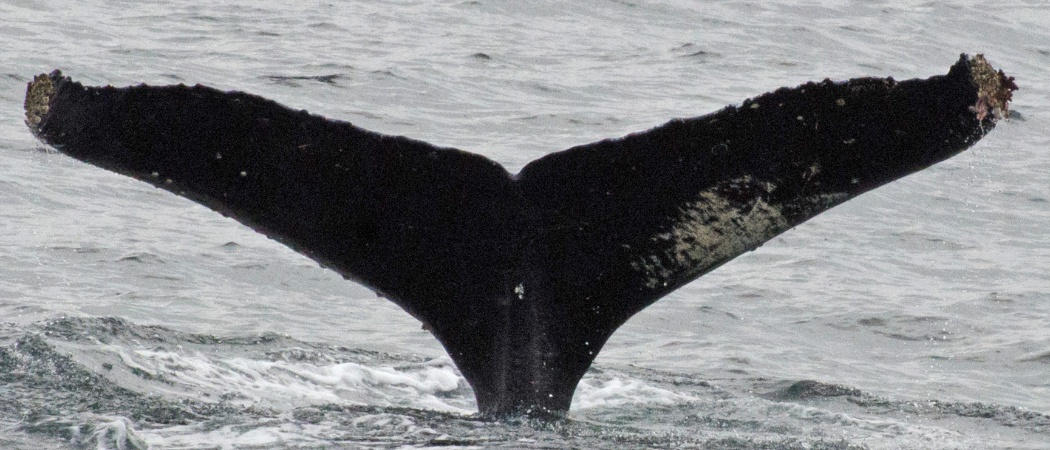
#> input picture HW4/images/whale_tail/test_image_00.jpg, 1050 x 450 px, found by its file name
$ python 1_1.py
#> lines starting #> are read from the running program, lines starting #| are printed output that depends on the picture; after the words box and inside, x2 and y2 are one past the last pixel; in counts of white or black regions, pixels touching at a corner belong together; long printed decimals are rounded
import cv2
import matplotlib.pyplot as plt
import numpy as np
import skimage

def connect_start_and_end(contours):
    min_range = 999999
    cords = []
    for i in contours[0]:
        for j in contours[1]:
            if min_range>np.sqrt(np.square(i[0][0]-j[0][0])+np.square(i[0][1]-j[0][1])):
                min_range = np.sqrt(np.square(i[0][0]-j[0][0])+np.square(i[0][1]-j[0][1]))
                cords = [i[0], j[0]]
    return cords

image1 = cv2.imread(f'./HW4/images/whale_tail/test_image_00.jpg')
#> image1 is the input picture: shape (450, 1050, 3); mean B, G, R 136.4, 133.8, 132.3

gray_img = cv2.cvtColor(image1, cv2.COLOR_BGR2GRAY)
gray_img = cv2.GaussianBlur(gray_img, ksize=(7, 7), sigmaX=2, sigmaY=2)
cv2.line(gray_img, (995, 107), (1007, 107), (0,0,0), thickness=3)
#> gray_img: shape (450, 1050); min 0, max 246, mean 133.6

edges = skimage.feature.canny(gray_img, sigma=2)
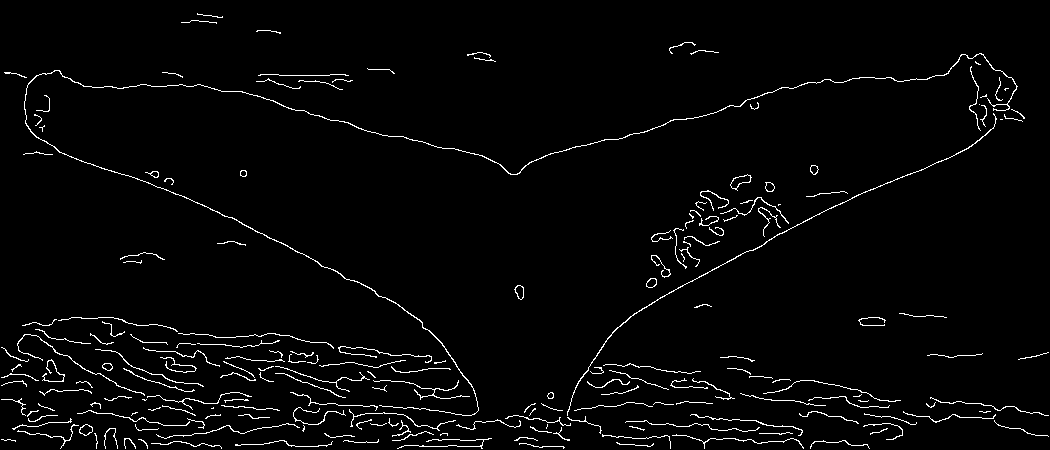
#> edges: shape (450, 1050) bool; 2.7% white in thin lines or dots
edges = edges.astype('uint8')
contours, hierarchy = cv2.findContours(edges, cv2.RETR_EXTERNAL, cv2.CHAIN_APPROX_SIMPLE)
#> contours = 198 contours, 175 with area under 20; largest, box (x1, y1, x2, y2) and area: (24, 53, 1018, 416) 354, (567, 113, 997, 416) 160, (730, 174, 752, 191) 154, (79, 424, 93, 436) 102, (514, 285, 524, 300) 90
new_cont = []
for cont in contours:
    if cont.shape[0] > 360:
        new_cont.append(cont)
#> this loop made 198 passes
#> cont on pass 56: [[213, 407], [212, 408], [211, 408], [213, 408]]
#> after the loop, new_cont = 2 contours; box (x1, y1, x2, y2) and area: (24, 53, 1018, 416) 354, (567, 113, 997, 416) 160
res = np.zeros((500, 1100))#found good
res = res.astype('uint8')
cv2.drawContours(res, new_cont, -1, (255,0,0), 3)
#> res: shape (500, 1100); 2.1% white; 1 white region

h,w = res.shape
#> h = 500; w = 1100
pts1 = np.float32([[24, 102], [474, 412], [1007, 50]])
pts2 = np.float32([[5, 50], [500, 495], [1085, 5]])#good transformation for _00
M = cv2.getAffineTransform(pts1, pts2)
dst = cv2.warpAffine(res, M, (w, h))
rows, cols = gray_img.shape
#> rows = 450; cols = 1050
gray_img_1 = np.zeros((500, 1100), dtype=np.uint8)
gray_img_1[:rows, :cols] = gray_img
dst1 = cv2.warpAffine(gray_img_1, M, (1100, 500))
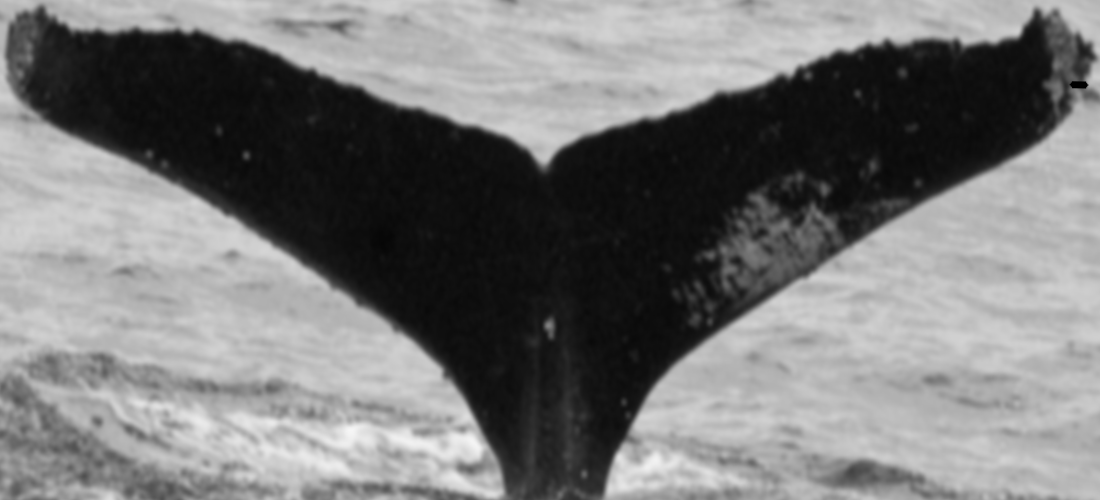
#> dst1: shape (500, 1100); min 0, max 246, mean 119.4

contours1, hierarchy1 = cv2.findContours(dst, cv2.RETR_EXTERNAL, cv2.CHAIN_APPROX_SIMPLE)
#> contours1 = 1 contour; box (x1, y1, x2, y2) and area: (2, 3, 1100, 500) 19138
new_cont = []
for cont in contours1:
    if cont.shape[0] > 360:
        new_cont.append(cont)
#> this loop made 1 pass
#> after the loop, new_cont has the same summary as contours1

#cv2.drawContours(dst1, new_cont, -1, (255,0,0),3)
#So, now we have good contour from 00 pic
#hard

def affine_rotate(image):
    M = cv2.moments(image)
    Cx = int(M['m10'] / M['m00'])
    Cy = int(M['m01'] / M['m00'])#whale center
    M1 = cv2.getRotationMatrix2D((Cx, Cy), 1, scale=1.0)
    dst2 = image.copy()
    d1 = cv2.matchShapes(dst1, dst2, cv2.CONTOURS_MATCH_I1,0)
    d2 = cv2.matchShapes(dst1, dst2, cv2.CONTOURS_MATCH_I2,0)
    d3 = cv2.matchShapes(dst1, dst2, cv2.CONTOURS_MATCH_I3,0)
    j = True
    while j:
        dst2 = cv2.warpAffine(dst2.copy(), M1, (cols, rows))
        d1_new = cv2.matchShapes(dst1, dst2, cv2.CONTOURS_MATCH_I1,0)
        d2_new = cv2.matchShapes(dst1, dst2, cv2.CONTOURS_MATCH_I2,0)
        d3_new = cv2.matchShapes(dst1, dst2, cv2.CONTOURS_MATCH_I3,0)
        if d1_new>d1 and d2_new>d2 and d3_new>d3:
            j = False
    M1 = cv2.getRotationMatrix2D((Cx, Cy), -1, scale=1.0)
    d1 = cv2.matchShapes(dst1, dst2, cv2.CONTOURS_MATCH_I1,0)
    d2 = cv2.matchShapes(dst1, dst2, cv2.CONTOURS_MATCH_I2,0)
    d3 = cv2.matchShapes(dst1, dst2, cv2.CONTOURS_MATCH_I3,0)
    j = True
    while j:
        dst2 = cv2.warpAffine(dst2.copy(), M1, (cols, rows))
        d1_new = cv2.matchShapes(dst1, dst2, cv2.CONTOURS_MATCH_I1,0)
        d2_new = cv2.matchShapes(dst1, dst2, cv2.CONTOURS_MATCH_I2,0)
        d3_new = cv2.matchShapes(dst1, dst2, cv2.CONTOURS_MATCH_I3,0)
        if d1_new>d1 and d2_new>d2 and d3_new>d3:
            j = False
    return dst2

def affine_perspective_rotate(image):
    M = cv2.moments(image)
    Cx = int(M['m10'] / M['m00'])
    Cy = int(M['m01'] / M['m00'])#whale center
    pts1 = np.float32([[Cx-50, Cy-50], [Cx-50, Cy+50],[Cx+50, Cy-50], [Cx+50, Cy+50]])
    pts2 = np.float32([[Cx-50, Cy-50], [Cx-50, Cy+50],[Cx+49, Cy-50], [Cx+49, Cy+50]])
    M1 = cv2.getPerspectiveTransform(pts1, pts2)
    dst2 = image.copy()
    d1 = cv2.matchShapes(dst1, dst2, cv2.CONTOURS_MATCH_I1,0)
    d2 = cv2.matchShapes(dst1, dst2, cv2.CONTOURS_MATCH_I2,0)
    d3 = cv2.matchShapes(dst1, dst2, cv2.CONTOURS_MATCH_I3,0)
    j = True
    while j:
        dst2 = cv2.warpPerspective(dst2.copy(), M1, (cols, rows))
        d1_new = cv2.matchShapes(dst1, dst2, cv2.CONTOURS_MATCH_I1,0)
        d2_new = cv2.matchShapes(dst1, dst2, cv2.CONTOURS_MATCH_I2,0)
        d3_new = cv2.matchShapes(dst1, dst2, cv2.CONTOURS_MATCH_I3,0)
        if d1_new>d1 and d2_new>d2 and d3_new>d3:
            j = False
    pts1 = np.float32([[Cx-50, Cy-50], [Cx-50, Cy+50],[Cx+50, Cy-50], [Cx+50, Cy+50]])
    pts2 = np.float32([[Cx-49, Cy-50], [Cx-49, Cy+50],[Cx+50, Cy-50], [Cx+50, Cy+50]])
    M1 = cv2.getPerspectiveTransform(pts1, pts2)
    d1 = cv2.matchShapes(dst1, dst2, cv2.CONTOURS_MATCH_I1,0)
    d2 = cv2.matchShapes(dst1, dst2, cv2.CONTOURS_MATCH_I2,0)
    d3 = cv2.matchShapes(dst1, dst2, cv2.CONTOURS_MATCH_I3,0)
    j = True
    while j:
        dst2 = cv2.warpPerspective(dst2.copy(), M1, (cols, rows))
        d1_new = cv2.matchShapes(dst1, dst2, cv2.CONTOURS_MATCH_I1,0)
        d2_new = cv2.matchShapes(dst1, dst2, cv2.CONTOURS_MATCH_I2,0)
        d3_new = cv2.matchShapes(dst1, dst2, cv2.CONTOURS_MATCH_I3,0)
        if d1_new>d1 and d2_new>d2 and d3_new>d3:
            j = False
    return dst2

def affine_perspective_resize(image):
    M = cv2.moments(image)
    Cx = int(M['m10'] / M['m00'])
    Cy = int(M['m01'] / M['m00'])#whale center
    pts1 = np.float32([[Cx-100, Cy-100], [Cx-100, Cy+100],[Cx+100, Cy-100], [Cx+100, Cy+100]])
    pts2 = np.float32([[Cx-101, Cy-100], [Cx-100, Cy+100],[Cx+100, Cy-100], [Cx+100, Cy+100]])
    M1 = cv2.getPerspectiveTransform(pts1, pts2)
    dst2 = image.copy()
    d1 = cv2.matchShapes(dst1, dst2, cv2.CONTOURS_MATCH_I1,0)
    d2 = cv2.matchShapes(dst1, dst2, cv2.CONTOURS_MATCH_I2,0)
    d3 = cv2.matchShapes(dst1, dst2, cv2.CONTOURS_MATCH_I3,0)
    i = 0
    j = True
    while j:
        dst2 = cv2.warpPerspective(dst2.copy(), M1, (cols, rows))
        d1_new = cv2.matchShapes(dst1, dst2, cv2.CONTOURS_MATCH_I1,0)
        d2_new = cv2.matchShapes(dst1, dst2, cv2.CONTOURS_MATCH_I2,0)
        d3_new = cv2.matchShapes(dst1, dst2, cv2.CONTOURS_MATCH_I3,0)
        if d1_new>d1 and d2_new>d2 and d3_new>d3:
            j = False
        if i>50:
            break
        i+=1
    return dst2


image2 = cv2.imread(f'./HW4/images/whale_tail/test_image_06.jpg')
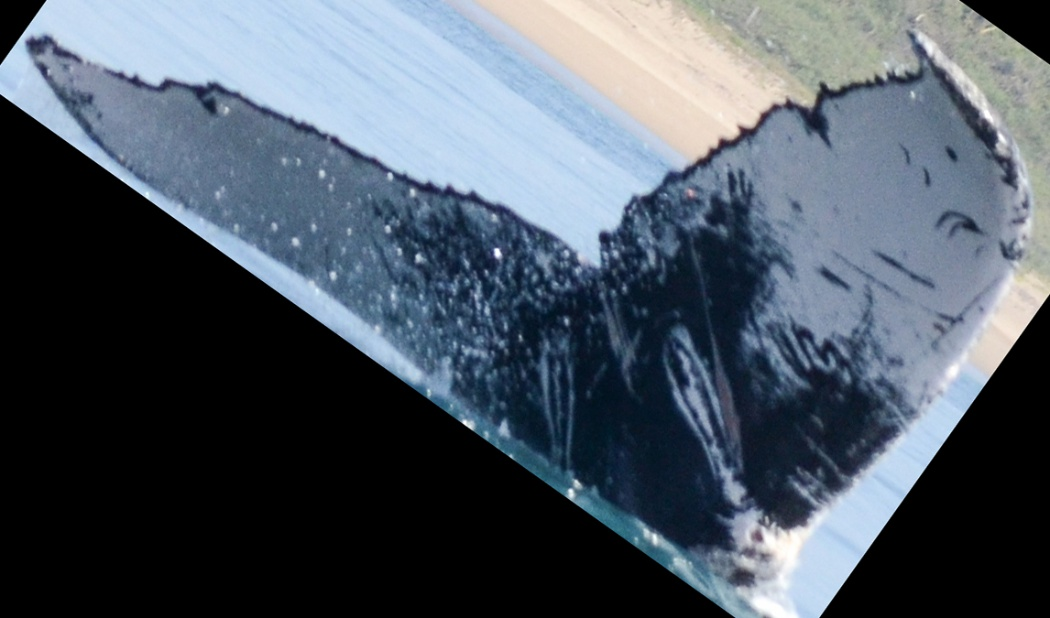
#> input picture HW4/images/whale_tail/test_image_06.jpg, 1050 x 618 px, found by its file name
#> image2 is the input picture: shape (618, 1050, 3); mean B, G, R 98.9, 87.6, 77.4
dst2 = cv2.cvtColor(image2, cv2.COLOR_BGR2GRAY)
gray2 = cv2.GaussianBlur(dst2, ksize=(7, 7), sigmaX=2, sigmaY=2)
p_l = np.percentile(gray2, 30)
#> p_l = 0
p_h = np.percentile(gray2, 70)
#> p_h = 141
gray2_contrast = skimage.exposure.rescale_intensity(gray2, in_range=(p_l, p_h))

edges3 = skimage.feature.canny(gray2_contrast, sigma=2)
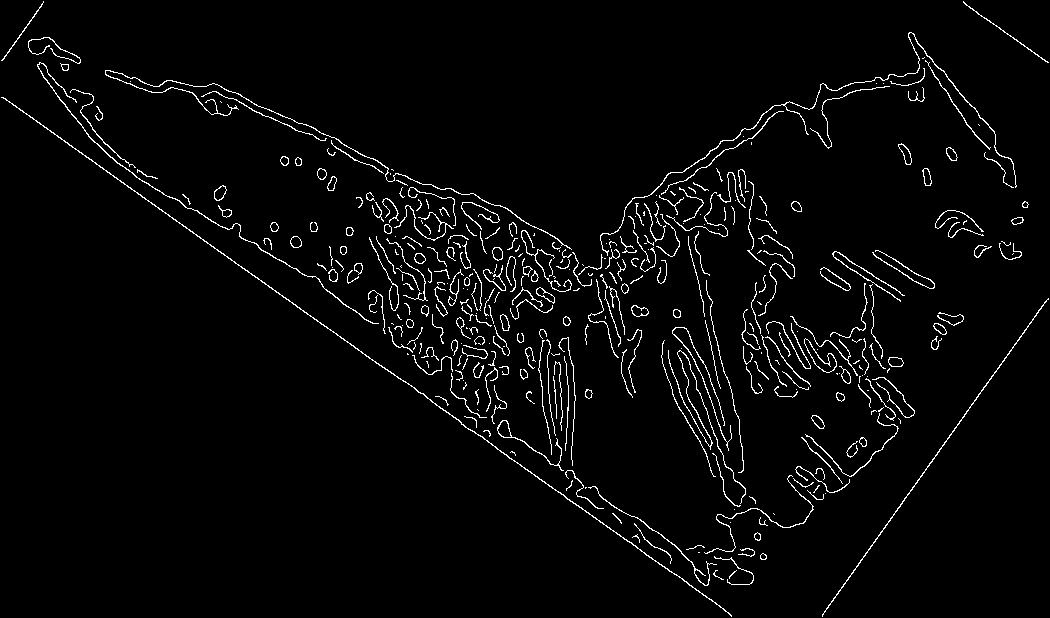
#> edges3: shape (618, 1050) bool; 3% white in thin lines or dots
edges3 = edges3.astype('uint8')
contours3, hierarchy3 = cv2.findContours(edges3, cv2.RETR_EXTERNAL, cv2.CHAIN_APPROX_SIMPLE)
#> contours3 = 368 contours, 274 with area under 20; largest, box (x1, y1, x2, y2) and area: (1, 97, 732, 617) 416, (804, 338, 837, 373) 366, (37, 62, 379, 324) 212, (600, 32, 1017, 256) 206, (497, 420, 564, 471) 206
new_cont3 = []
for cont in contours3:
    if cont.shape[0] > 150:
        new_cont3.append(cont)
#> this loop made 368 passes
#> cont on passes 5, 11, 13: [[698, 552], [699, 552]], [[730, 522]], [[773, 513], [774, 514]]
#> after the loop, new_cont3 = 16 contours, 1 with area under 20; largest, box (x1, y1, x2, y2) and area: (1, 97, 732, 617) 416, (37, 62, 379, 324) 212, (600, 32, 1017, 256) 206, (822, 298, 1049, 617) 178, (105, 70, 572, 250) 174
res3 = np.zeros((500, 1100))
res3 = res3.astype('uint8')
i = 10
cv2.drawContours(res3, [new_cont3[i]], -1, (255,0,0), 3)
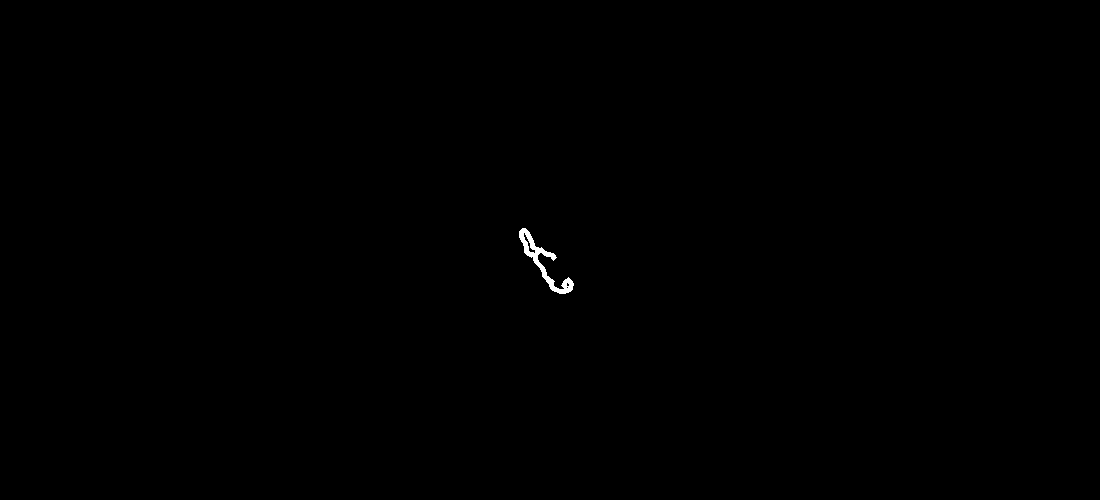
#> res3: shape (500, 1100); 0.14% white; 1 white region, box (x1, y1, x2, y2) and area: (519, 228, 574, 294) 776

res4 = np.zeros((500, 1100))
res4 = res4.astype('uint8')
rows, cols = gray2_contrast.shape
#> rows = 618
pts1 = np.float32([[0, 0], [0, rows], [cols, 0]])
#> pts1 = [[0, 0], [0, 618], [1050, 0]]
pts2 = np.float32([[0, 0], [0, 500], [1100, 0]])#good transformation for _00
M = cv2.getAffineTransform(pts1, pts2)
#> M = [[1.05, 0, 0], [0, 0.809, 0]]
dst2 = cv2.warpAffine(gray2_contrast, M, (w, h))
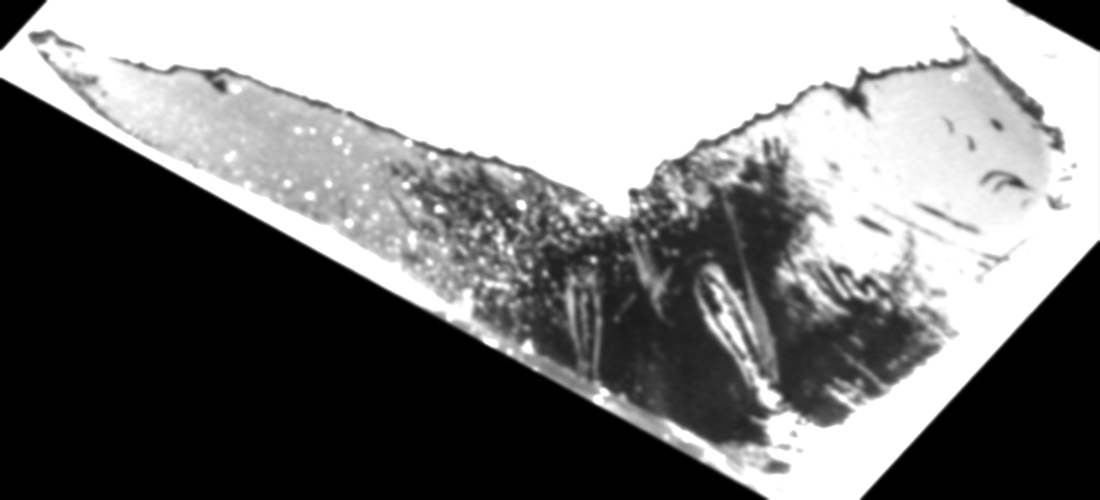
#> dst2: shape (500, 1100); min 0, max 255, mean 126.1
res4 = dst2[:500, :1100]

res5 = affine_rotate(res4)
#> in affine_rotate, `M = cv2.moments(image)`: M = moments, m00 69363020, centre m10/m00, m01/m00 = (637.7, 162.8)
#> in affine_rotate, `Cx = int(M['m10'] / M['m00'])`: Cx = 637
#> in affine_rotate, `Cy = int(M['m01'] / M['m00'])#whale center`: Cy = 162
#> in affine_rotate, `M1 = cv2.getRotationMatrix2D((Cx, Cy), 1, scale=1.0)`: M1 = [[1, 0.0175, -2.73], [-0.0175, 1, 11.14]]
#> in affine_rotate, `d1 = cv2.matchShapes(dst1, dst2, cv2.CONTOURS_MATCH_I1,0)`: d1 = 0.025
#> in affine_rotate, `d2 = cv2.matchShapes(dst1, dst2, cv2.CONTOURS_MATCH_I2,0)`: d2 = 0.19
#> in affine_rotate, `d3 = cv2.matchShapes(dst1, dst2, cv2.CONTOURS_MATCH_I3,0)`: d3 = 0.0714
#> the loop in affine_rotate, `while j:` made 1 pass
#> (d1_new, d2_new, d3_new) on pass 1: (0.0252, 0.192, 0.0719)
#> in affine_rotate, `M1 = cv2.getRotationMatrix2D((Cx, Cy), -1, scale=1.0)`: M1 = [[1, -0.0175, 2.92], [0.0175, 1, -11.09]]
#> in affine_rotate, `d1 = cv2.matchShapes(dst1, dst2, cv2.CONTOURS_MATCH_I1,0)`: d1 = 0.0252
#> in affine_rotate, `d2 = cv2.matchShapes(dst1, dst2, cv2.CONTOURS_MATCH_I2,0)`: d2 = 0.192
#> in affine_rotate, `d3 = cv2.matchShapes(dst1, dst2, cv2.CONTOURS_MATCH_I3,0)`: d3 = 0.0719
#> the loop in affine_rotate, `while j:` made 2 passes
#> (d1_new, d2_new, d3_new) on passes 1 to 2: (0.0252, 0.192, 0.0719), (0.0252, 0.192, 0.0721)
res6 = affine_perspective_rotate(res5)
#> in affine_perspective_rotate, `M = cv2.moments(image)`: M = moments, m00 65337167, centre m10/m00, m01/m00 = (621.9, 165.7)
#> in affine_perspective_rotate, `Cx = int(M['m10'] / M['m00'])`: Cx = 621
#> in affine_perspective_rotate, `Cy = int(M['m01'] / M['m00'])#whale center`: Cy = 165
#> in affine_perspective_rotate, `pts1 = np.float32([[Cx-50, Cy-50], [Cx-50, Cy+50],[Cx+50, Cy-50], [Cx+..`: pts1 = [[571, 115], [571, 215], [671, 115], [671, 215]]
#> in affine_perspective_rotate, `pts2 = np.float32([[Cx-50, Cy-50], [Cx-50, Cy+50],[Cx+49, Cy-50], [Cx+..`: pts2 = [[571, 115], [571, 215], [670, 115], [670, 215]]
#> in affine_perspective_rotate, `M1 = cv2.getPerspectiveTransform(pts1, pts2)`: M1 = [[0.99, -7.78e-18, 5.71], [-1.55e-16, 1, 9.36e-14], [-1.42e-18, -1.12e-20, 1]]
#> in affine_perspective_rotate, `d1 = cv2.matchShapes(dst1, dst2, cv2.CONTOURS_MATCH_I1,0)`: d1 = 0.0252
#> in affine_perspective_rotate, `d2 = cv2.matchShapes(dst1, dst2, cv2.CONTOURS_MATCH_I2,0)`: d2 = 0.192
#> in affine_perspective_rotate, `d3 = cv2.matchShapes(dst1, dst2, cv2.CONTOURS_MATCH_I3,0)`: d3 = 0.0721
#> the loop in affine_perspective_rotate, `while j:` made 1 pass
#> (d1_new, d2_new, d3_new) on pass 1: (0.0256, 0.195, 0.0732)
#> in affine_perspective_rotate, `pts2 = np.float32([[Cx-49, Cy-50], [Cx-49, Cy+50],[Cx+50, Cy-50], [Cx+..`: pts2 = [[572, 115], [572, 215], [671, 115], [671, 215]]
#> in affine_perspective_rotate, `M1 = cv2.getPerspectiveTransform(pts1, pts2)`: M1 = [[0.99, 6.98e-18, 6.71], [-1.54e-16, 1, 9.3e-14], [-1.42e-18, 1.12e-20, 1]]
#> in affine_perspective_rotate, `d1 = cv2.matchShapes(dst1, dst2, cv2.CONTOURS_MATCH_I1,0)`: d1 = 0.0256
#> in affine_perspective_rotate, `d2 = cv2.matchShapes(dst1, dst2, cv2.CONTOURS_MATCH_I2,0)`: d2 = 0.195
#> in affine_perspective_rotate, `d3 = cv2.matchShapes(dst1, dst2, cv2.CONTOURS_MATCH_I3,0)`: d3 = 0.0732
#> the loop in affine_perspective_rotate, `while j:` made 1 pass
#> (d1_new, d2_new, d3_new) on pass 1: (0.0259, 0.198, 0.0743)
res7 = affine_perspective_resize(res6)
#> in affine_perspective_resize, `M = cv2.moments(image)`: M = moments, m00 64047486, centre m10/m00, m01/m00 = (621.9, 165.7)
#> in affine_perspective_resize, `Cx = int(M['m10'] / M['m00'])`: Cx = 621
#> in affine_perspective_resize, `Cy = int(M['m01'] / M['m00'])#whale center`: Cy = 165
#> in affine_perspective_resize, `pts1 = np.float32([[Cx-100, Cy-100], [Cx-100, Cy+100],[Cx+100, Cy-100]..`: pts1 = [[521, 65], [521, 265], [721, 65], [721, 265]]
#> in affine_perspective_resize, `pts2 = np.float32([[Cx-101, Cy-100], [Cx-100, Cy+100],[Cx+100, Cy-100]..`: pts2 = [[520, 65], [521, 265], [721, 65], [721, 265]]
#> in affine_perspective_resize, `M1 = cv2.getPerspectiveTransform(pts1, pts2)`: M1 = [[1.01, 0.0181, -4.78], [-4.72e-17, 1.01, -0.431], [-9e-20, 2.5e-05, 1]]
#> in affine_perspective_resize, `d1 = cv2.matchShapes(dst1, dst2, cv2.CONTOURS_MATCH_I1,0)`: d1 = 0.0259
#> in affine_perspective_resize, `d2 = cv2.matchShapes(dst1, dst2, cv2.CONTOURS_MATCH_I2,0)`: d2 = 0.198
#> in affine_perspective_resize, `d3 = cv2.matchShapes(dst1, dst2, cv2.CONTOURS_MATCH_I3,0)`: d3 = 0.0743
#> the loop in affine_perspective_resize, `while j:` made 52 passes
#> (d1_new, d2_new, d3_new) on passes 1 to 12: (0.0258, 0.197, 0.0738), (0.0256, 0.195, 0.0732), (0.0254, 0.194, 0.0726), (0.0252, 0.192, 0.0721), (0.0251, 0.191, 0.0717), (0.025, 0.19, 0.0713), (0.0248, 0.189, 0.071), (0.0248, 0.189, 0.0707), (0.0247, 0.188, 0.0705), (0.0246, 0.187, 0.0703), (0.0246, 0.187, 0.0701), (0.0245, 0.187, 0.0699)
#> after the loop in affine_perspective_resize, `while j:`:
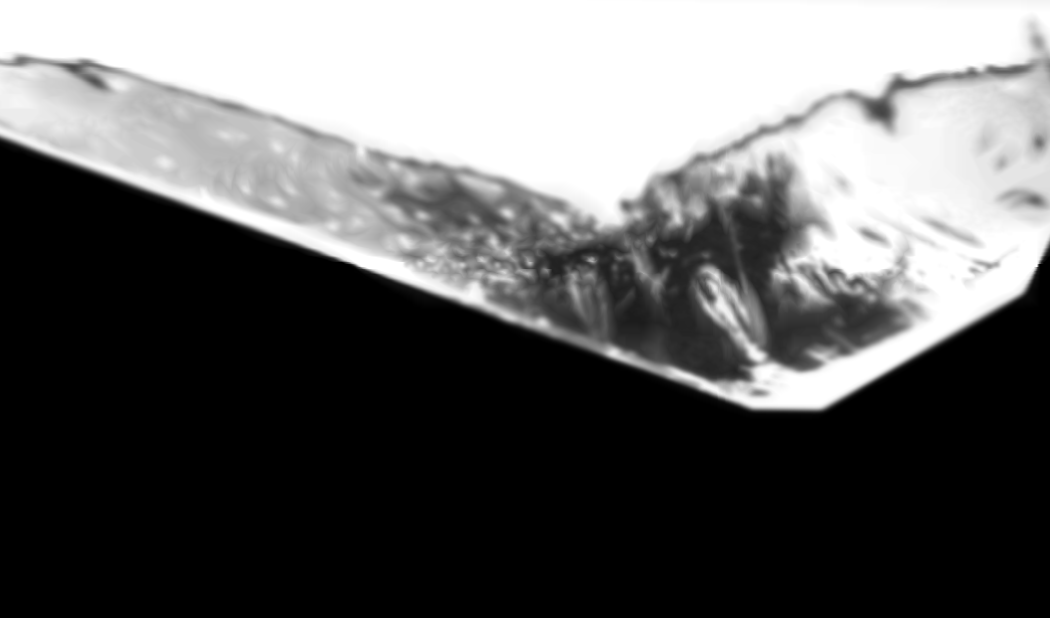
#> dst2: shape (618, 1050); min 0, max 255, mean 98.7
#> after the loop in affine_perspective_resize, `while j:`: i = 51


d1 = cv2.matchShapes(dst1, res7, cv2.CONTOURS_MATCH_I1,0)
#> d1 = 0.0228
d2 = cv2.matchShapes(dst1, res7, cv2.CONTOURS_MATCH_I2,0)
#> d2 = 0.173
d3 = cv2.matchShapes(dst1, res7, cv2.CONTOURS_MATCH_I3,0)
#> d3 = 0.0648
print(d1, d2, d3)
#| 0.02283 0.173 0.06485

fig, axs = plt.subplots(1, 3, figsize = (10, 4))
ax1, ax2, ax3 = axs

ax1.imshow(image1.copy())
ax1.set_title('image', fontsize=15)

ax2.imshow(res6.copy(), 'gray')
ax2.set_title('res', fontsize=15)

ax3.imshow(res7.copy(), 'gray')
ax3.set_title('res2', fontsize=15)

plt.show()
#> figure, not shown here; B, G, R data is drawn as R, G, B
